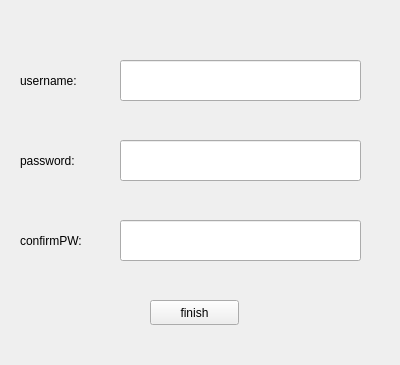
<?xml version="1.0" encoding="UTF-8"?>
<ui version="4.0">
 <class>sign_up</class>
 <widget class="QWidget" name="sign_up">
  <property name="geometry">
   <rect>
    <x>0</x>
    <y>0</y>
    <width>400</width>
    <height>365</height>
   </rect>
  </property>
  <property name="windowTitle">
   <string>Form</string>
  </property>
  <widget class="QLabel" name="userNameLabel">
   <property name="geometry">
    <rect>
     <x>20</x>
     <y>70</y>
     <width>81</width>
     <height>21</height>
    </rect>
   </property>
   <property name="text">
    <string>username:</string>
   </property>
  </widget>
  <widget class="QLabel" name="passwordLabel">
   <property name="geometry">
    <rect>
     <x>20</x>
     <y>150</y>
     <width>81</width>
     <height>21</height>
    </rect>
   </property>
   <property name="text">
    <string>password:</string>
   </property>
  </widget>
  <widget class="QLabel" name="confirmPWLabel">
   <property name="geometry">
    <rect>
     <x>20</x>
     <y>230</y>
     <width>91</width>
     <height>21</height>
    </rect>
   </property>
   <property name="text">
    <string>confirmPW:</string>
   </property>
  </widget>
  <widget class="QLineEdit" name="userNameEdit">
   <property name="geometry">
    <rect>
     <x>120</x>
     <y>60</y>
     <width>241</width>
     <height>41</height>
    </rect>
   </property>
  </widget>
  <widget class="QLineEdit" name="passwordEdit">
   <property name="geometry">
    <rect>
     <x>120</x>
     <y>140</y>
     <width>241</width>
     <height>41</height>
    </rect>
   </property>
  </widget>
  <widget class="QLineEdit" name="confirmPWEdit">
   <property name="geometry">
    <rect>
     <x>120</x>
     <y>220</y>
     <width>241</width>
     <height>41</height>
    </rect>
   </property>
  </widget>
  <widget class="QPushButton" name="finishButton">
   <property name="geometry">
    <rect>
     <x>150</x>
     <y>300</y>
     <width>89</width>
     <height>25</height>
    </rect>
   </property>
   <property name="text">
    <string>finish</string>
   </property>
  </widget>
 </widget>
 <resources/>
 <connections/>
</ui>
